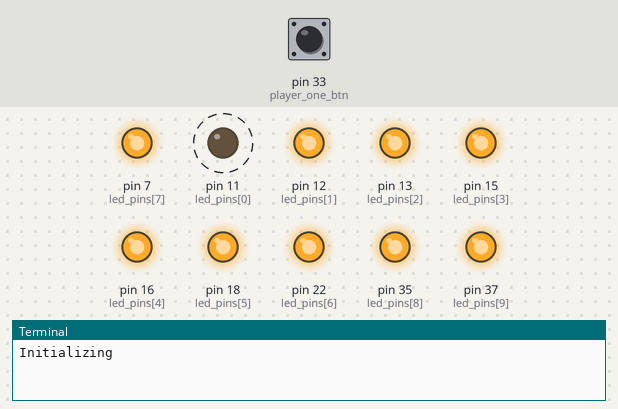
This program was run on a simulated Raspberry Pi (header pin numbers). Shown: output pins drawn as LEDs (lit = HIGH), the last lines printed to the terminal. Dashed ring = blinking. Inputs (shaded band) come from the test bench; at power-on: pin 33 (player_one_btn) HIGH.

Above: at 5.0 s.
5.1 s: pin 33 (player_one_btn) pulled LOW for 0.15 s
At 5.7 s:
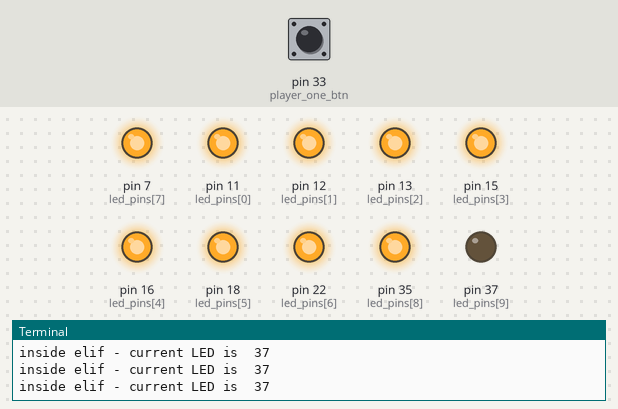
8.1 s: pin 33 (player_one_btn) pulled LOW for 1 s
At 8.62 s:
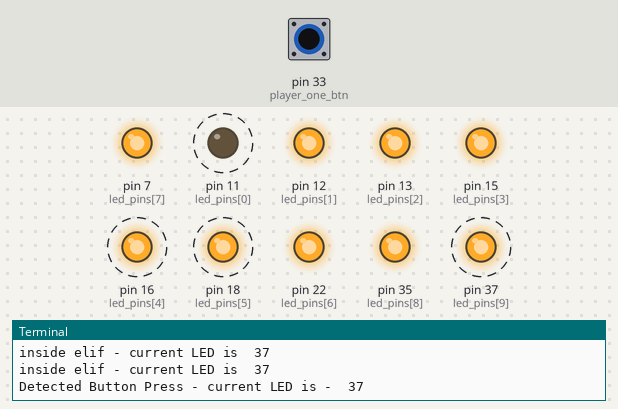
11.1 s: pin 33 (player_one_btn) pulled LOW for 3.2 s
At 11.1 s:
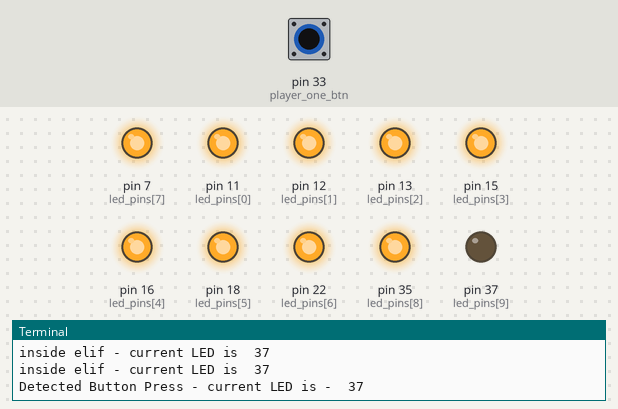
15.8 s: pin 33 (player_one_btn) pulled LOW for 0.15 s
At 16.3 s:
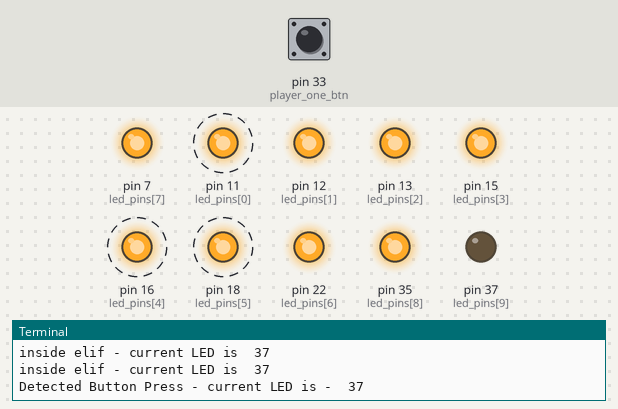
Timing chart, 0 to 19.8 s (numbered marks = the images above; inputs shaded):
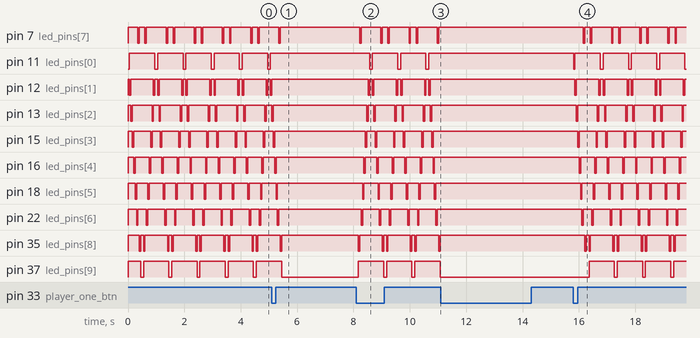

Measured:
- after the input at 5.1 s, pin 7 (led_pins[7]): goes on until 5.4 s, then stays HIGH; pin 11 (led_pins[0]): stops changing and stays HIGH
- after the input at 8.1 s, pin 7 (led_pins[7]): HIGH → LOW after 0.12 s, then repeats every 1.0 s: HIGH 0.70 s, LOW 0.05 s, HIGH 0.20 s, LOW 0.05 s; pin 11 (led_pins[0]): alternates HIGH for 0.90 s and LOW for 0.10 s, starting after 0.47 s
- after the input at 11.1 s, pin 7 (led_pins[7]), pin 11 (led_pins[0]), pin 12 (led_pins[1]), pin 13 (led_pins[2]), pin 15 (led_pins[3]), pin 16 (led_pins[4]), pin 18 (led_pins[5]), pin 22 (led_pins[6]), pin 35 (led_pins[8]): stops changing and stays HIGH; pin 37 (led_pins[9]): stops changing and stays LOW
- after the input at 15.8 s, pin 7 (led_pins[7]): HIGH → LOW after 0.36 s, then repeats every 1.0 s: HIGH 0.20 s, LOW 0.05 s, HIGH 0.70 s, LOW 0.05 s; pin 11 (led_pins[0]): alternates HIGH for 0.90 s and LOW for 0.10 s, starting at once
- by itself, pin 7 (led_pins[7]): repeats every 1.0 s: LOW 0.05 s, HIGH 0.20 s, LOW 0.05 s, HIGH 0.70 s
- by itself, pin 11 (led_pins[0]): alternates HIGH for 0.90 s and LOW for 0.10 s
- by itself, pin 12 (led_pins[1]): repeats every 1.0 s: LOW 0.05 s, HIGH 0.80 s, LOW 0.05 s, HIGH 0.10 s
- by itself, pin 13 (led_pins[2]): repeats every 1.0 s: LOW 0.05 s, HIGH 0.70 s, LOW 0.05 s, HIGH 0.20 s

The program:

cyclone.py
```python
#!/usr/bin/env python
import RPi.GPIO as GPIO
import time
import enum


# Output led_pins associated with LED lights
led_pins = [11, 12, 13, 15, 16, 18, 22, 7, 35, 37]
reversed_led_pins = led_pins[::-1]

player_one_btn = 33


class Mode(enum.Enum):
	Off = 1
	Paused = 2
	Two_Player = 3


Current_Mode = Mode.Two_Player

Current_LED = None


def setup():
	print("Initializing")
	GPIO.setmode(GPIO.BOARD)        # Numbers GPIOs by physical location
	# Set player_one_btn mode to input, and pull up to high level(3.3V)
	GPIO.setup(player_one_btn, GPIO.IN, pull_up_down=GPIO.PUD_UP)

	for pin in led_pins:
		GPIO.setup(pin, GPIO.OUT)   # Set all led_pins' mode is output
		GPIO.output(pin, GPIO.HIGH)  # Set all led_pins to high(+3.3V) to off led


def handle_button_press(ev=None):
	global Current_Mode
	global Current_LED

	if Current_Mode == Mode.Paused:
		Current_Mode = Mode.Two_Player
	else:
		Current_Mode = Mode.Paused
	print('Detected Button Press - current LED is - ', Current_LED)


def loop():
	GPIO.add_event_detect(player_one_btn, GPIO.FALLING,
	                      callback=handle_button_press)  # wait for falling
	# Create ref to handle current pin sort order.
	current_led_pins = None

	global Current_LED

	while Current_Mode is not Mode.Off:
		# Toggle list to switch direction of LED lights
		current_led_pins = reversed_led_pins if (
			current_led_pins == led_pins) else led_pins

		# if GPIO.input(player_one_btn) == GPIO.LOW: # Check whether the button is pressed or not.
		# 	print('hey')

		if Current_Mode is not Mode.Paused:
			for pin in current_led_pins:
				Current_LED = pin
				GPIO.output(Current_LED, GPIO.LOW)
				time.sleep(0.05)
				GPIO.output(Current_LED, GPIO.HIGH)
		elif Current_LED is not None:
			print("inside elif - current LED is ", Current_LED)
			# Keep the current LED lit while paused
			GPIO.output(Current_LED, GPIO.LOW)
			time.sleep(0.05)
		else:
			GPIO.output(Current_LED, GPIO.HIGH)
			time.sleep(0.05)


def destroy():
	for pin in led_pins:
		GPIO.output(pin, GPIO.HIGH)    # turn off all leds
	GPIO.cleanup()                     # Release resource


if __name__ == '__main__':     # Program start from here
	setup()
	try:
		loop()
	# When 'Ctrl+C' is pressed, the child program destroy() will be  executed.
	except KeyboardInterrupt:
		destroy()
```
